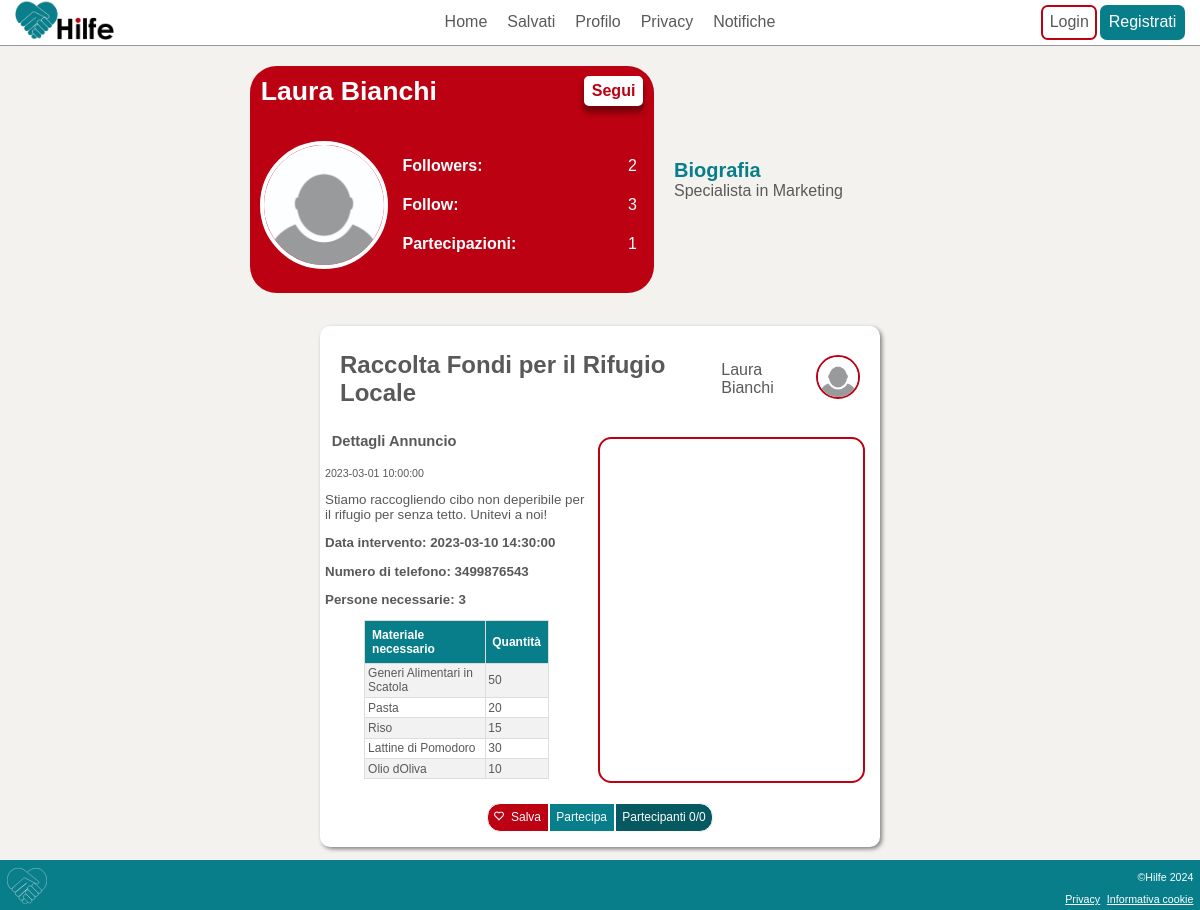
/website/profile.php?id=2, run on the app's committed database.
### tables this page shows
CREATE TABLE IF NOT EXISTS `User` (
  `idUser` INT NOT NULL,
  `Name` VARCHAR(45) NULL,
  `Surname` VARCHAR(45) NULL,
  `PhoneNumber` VARCHAR(45) NULL,
  `Email` VARCHAR(45) NOT NULL,
  `Salt` VARCHAR(100) NULL,
  `Password` VARCHAR(500) NULL,
  `Bio` VARCHAR(45) NULL,
  `Birthday` DATE NULL,
  `PubKey` VARCHAR(45) NULL,
  `FotoProfilo` VARCHAR(100) NULL,
  `Username` VARCHAR(45) NOT NULL,
  `Address` VARCHAR(500) NULL,
  `AddressLat` DECIMAL(14,10) NULL,
  `AddressLong` DECIMAL(14,10) NULL,
  PRIMARY KEY (`idUser`),
  UNIQUE INDEX `Username_UNIQUE` (`Username` ASC) ,
  UNIQUE INDEX `Email_UNIQUE` (`Email` ASC) );

CREATE TABLE IF NOT EXISTS `PostInterventi` (
  `idPostIntervento` INT NOT NULL,
  `TitoloPost` VARCHAR(100) NULL,
  `DescrizionePost` VARCHAR(500) NULL,
  `DataIntervento` DATETIME NULL,
  `DataPubblicazione` DATETIME NULL,
  `PersoneRichieste` INT UNSIGNED NULL,
  `PosizioneLongitudine` DECIMAL(14,10) NULL,
  `PosizioneLatitudine` DECIMAL(14,10) NULL,
  `Indirizzo` VARCHAR(500) NULL,
  `Autore_idUser` INT NOT NULL,
  PRIMARY KEY (`idPostIntervento`),
  INDEX `fk_PostInterventi_User1_idx` (`Autore_idUser` ASC) ,
  CONSTRAINT `fk_PostInterventi_User1`
    FOREIGN KEY (`Autore_idUser`)
    REFERENCES `User` (`idUser`)
    ON DELETE NO ACTION
    ON UPDATE NO ACTION);

CREATE TABLE IF NOT EXISTS `Materiale` (
  `idMateriale` INT NOT NULL,
  `DescrizioneMateriale` VARCHAR(200) NULL,
  `Unita` INT UNSIGNED NULL,
  `idPostIntervento` INT NOT NULL,
  PRIMARY KEY (`idMateriale`),
  INDEX `fk_Materiale_PostInterventi1_idx` (`idPostIntervento` ASC) ,
  CONSTRAINT `fk_Materiale_PostInterventi1`
    FOREIGN KEY (`idPostIntervento`)
    REFERENCES `PostInterventi` (`idPostIntervento`)
    ON DELETE NO ACTION
    ON UPDATE NO ACTION);

### website/profile.php (called while the page is built, shortened)
<?php
require 'template/base.php';
?>

### website/db/databaseMySql.php (called while the page is built, shortened)
<?php
class DatabaseHelperMySql implements DatabaseHelper
{
    private $db;
    public function __construct($servername, $username, $password, $dbname)
    {
        $this->db = new mysqli($servername, $username, $password, $dbname);
    }
    public function getUserFromId($id)
    {
        $stmt = $this->db->prepare("SELECT * FROM User WHERE idUser = ?");
        $stmt->bind_param('i', $id);
        $stmt->execute();
        $result = $stmt->get_result();
        $result = $result->fetch_all(MYSQLI_ASSOC);
        if (count($result) > 0) {
            return $result[0];
        } else {
            return false;
        }
    }
    public function getAuthorFromHelpPost($id)
    {
        $stmt = $this->db->prepare("SELECT * FROM User, PostInterventi WHERE idUser = Autore_idUser AND idPostIntervento = ?");
        $stmt->bind_param('i', $id);
        $stmt->execute();
        $result = $stmt->get_result();
        return $result->fetch_all(MYSQLI_ASSOC)[0];
    }
    public function getMaterialFromHelpPost($id)
    {
        $stmt = $this->db->prepare("SELECT * FROM Materiale WHERE idPostIntervento = ?");
        $stmt->bind_param('i', $id);
        $stmt->execute();
        $result = $stmt->get_result();
        return $result->fetch_all(MYSQLI_ASSOC);
    }
    private function getPicFromId($id)
    {
        $stmt = $this->db->prepare("SELECT FotoProfilo FROM User WHERE idUser = ?");
        $stmt->bind_param('i', $id);
        $stmt->execute();
        $result = $stmt->get_result();
        $lines = $result->fetch_all(MYSQLI_ASSOC);
        if (count($lines) == 0 || $lines[0]["FotoProfilo"] == null) {
            return DEFAULT_PIC_PATH . DEFAULT_PIC;
        } else {
            return DEFAULT_PIC_PATH . $lines[0]["FotoProfilo"];
        }
    }
    public function getProfilePic($id)
    {
        return $this->getPicFromId($id);
    }
    public function getFollowing($id)
    {
        $stmt = $this->db->prepare("SELECT * FROM Seguiti WHERE idSeguace = ?");
        $stmt->bind_param('i', $id);
        $stmt->execute();
        $result = $stmt->get_result();
        return $result->fetch_all(MYSQLI_ASSOC);
    }
    public function getFollower($id)
    {
        $stmt = $this->db->prepare("SELECT * FROM Seguiti WHERE idSeguito = ?");
        $stmt->bind_param('i', $id);
        $stmt->execute();
        $result = $stmt->get_result();
        return $result->fetch_all(MYSQLI_ASSOC);
    }
    public function getParticipations($id)
    {
        $stmt = $this->db->prepare("SELECT * FROM PostInterventi,Interventi WHERE idPostIntervento = idPostInterventi AND idUser = ?");
        $stmt->bind_param('i', $id);
        $stmt->execute();
        $result = $stmt->get_result();
        return $result->fetch_all(MYSQLI_ASSOC);
    }
    public function getPostsFromUser($id)
    {
        $stmt = $this->db->prepare("SELECT * FROM PostInterventi WHERE Autore_idUser = ? ORDER BY idPostIntervento DESC ");
        $stmt->bind_param('i', $id);
        $stmt->execute();
        $result = $stmt->get_result();
        return $result->fetch_all(MYSQLI_ASSOC);
    }
    public function isFollowing($id)
    {
        if (isLogged()) {
            $stmt = $this->db->prepare("SELECT * FROM Seguiti WHERE idSeguace = ? AND idSeguito = ? ");
            $stmt->bind_param('ii',  $_SESSION["idUser"], $id);
            $stmt->execute();
            $result = $stmt->get_result();
            return count($result->fetch_all(MYSQLI_ASSOC)) == 1;
        } else {
            return false;
        }
    }
}
$dbh = new DatabaseHelperMySql("localhost", "root", "", "HilfeDb", 3306);

### website/template/article.php (the view, shortened to what this page needs)
<?php require_once('map.php'); ?>
<?php if(isset($post["idPostIntervento"])):?>
<article class="HelpPost" id="<?php echo $post["idPostIntervento"]; ?>,<?php echo $post["PersoneRichieste"]; ?>">
    <header>
        <h1><?php echo $post["TitoloPost"]; ?></h1>
        <div class="infoUtente">
            <a href="profile.php?id=<?php echo $post["Autore_idUser"];?>" class="nomeAutore"><?php $autore = $dbh->getAuthorFromHelpPost($post["idPostIntervento"]);
                                                            echo $autore["Name"] . " " . $autore["Surname"] ?></a>
            <a href="profile.php?id=<?php echo $post["Autore_idUser"];?>"><img class="profilo" id="profilo<?php echo $post["Autore_idUser"];?>" src="../<?php echo $dbh->getProfilePic($post["Autore_idUser"]); ?>" alt="profilo"></a>
        </div>
    </header>
    <div class="content">
        <section lang="ita">
            <h3>Dettagli Annuncio</h3>
            <p class="date"><?php echo $post["DataPubblicazione"]; ?></p>
            <p><?php echo $post["DescrizionePost"]; ?></p>
            <p class="time">Data intervento: <?php echo $post["DataIntervento"]; ?></p>
            <?php if ($autore["PhoneNumber"] != null) : ?>
                <p class="phoneNumber">Numero di telefono: <?php echo $autore["PhoneNumber"]; ?></p>
            <?php endif ?>
            <p class="people">Persone necessarie: <?php echo $post["PersoneRichieste"]; ?></p>
            <?php $materiale = $dbh->getMaterialFromHelpPost($post["idPostIntervento"]);
            if (count($materiale) > 0) : ?>
                <table>
                    <tr>
                        <th>Materiale necessario</th>
                        <th>Quantità</th>
                    </tr>
                    <?php foreach ($materiale as $item) : ?>
                        <tr>
                            <td><?php echo $item["DescrizioneMateriale"]; ?></td>
                            <td><?php echo $item["Unita"]; ?></td>
                        </tr>
                    <?php endforeach ?>
                </table>
            <?php endif ?>
        </section>
        <?php insertmap($post["idPostIntervento"]) ?>
    </div>
    <footer>
        <button type="button" class="buttonSalva" id="buttonSalva<?php echo $post["idPostIntervento"] ?>" onclick=<?php if(isLogged()) {echo "\"toggleSalva(".$post["idPostIntervento"]." ,".$post["PersoneRichieste"].")\"";}else{echo "toLoginPage()";}?>><img class="iconButton" src="../Icons/HeartEmpty.svg" alt="">Salva</button><button type="button" class="buttonPartecipa" id="buttonPartecipa<?php echo $post["idPostIntervento"] ?>" name="Partecipa" onclick=<?php if(isLogged()) {echo "\"togglePartecipa(".$post["idPostIntervento"]." ,".$post["PersoneRichieste"].")\"";}else{echo "toLoginPage()";}?>>Partecipa</button><button type="button" class="buttonPartecipanti" onclick=<?php echo "\"openPopup(".$post["idPostIntervento"].")\""?> data-progress-text="Partecipa" data-complete-text="Al completo"><span id="progress<?php echo $post["idPostIntervento"] ?>" class="button__progress"></span><span id="partecipaLablel<?php echo $post["idPostIntervento"] ?>" class="button__text">Partecipanti 0/0</span></button>
    </footer>
</article>
    <?php endif;?>

### website/template/profile-list.php (shortened to what this page needs)
<?php
$source = 1;
if (isset($_GET["id"])) {
    $source = $_GET["id"];
}
$user = $dbh->getUserFromId($source);
?>
<section class="infoUtenteProfilo">
    <div class="mainInfo">
        <header class="topInfo">
            <h1 class="nomeUtente"><?php echo $user["Name"] . " " . $user["Surname"] ?></h1>
            <input class="segui <?php if ($dbh->isFollowing($source)) {
                                    echo "seguito";
                                } ?>" type="button" name="Segui" value="<?php if (isLogged() && $source == $_SESSION["idUser"]) {
                                                                            echo "Modifica";
                                                                        } else if ($dbh->isFollowing($source)) {
                                                                            echo "Seguito";
                                                                        } else {
                                                                            echo "Segui";
                                                                        } ?>" <?php
                                                                                if (isLogged()) {
                                                                                    if ($source == $_SESSION["idUser"]) {
                                                                                        echo "onclick=\"toProfileEditPage()\"";
                                                                                    } else {
                                                                                        echo "onclick=\"toggleFollow(" . $source . ")\"";
                                                                                    }
                                                                                } else {
                                                                                    echo "onclick=\"toLoginPage()\"";
                                                                                }
                                                                                ?>>
        </header>
        <div class="bottomInfo">
            <img class="fotoProfiloPrincipale" src="../<?php echo $dbh->getProfilePic($source); ?>" alt="Foto profilo di <?php echo $user["Name"] . " " . $user["Surname"] ?>" />
            <ul>
                <li><a href="follower.php?id=<?php echo $source ?>">Followers:</a>
                    <p id="followersCount"><?php echo count($dbh->getFollower($source)); ?></p>
                </li>
                <li><a href="following.php?id=<?php echo $source ?>">Follow:</a>
                    <p id="followedCount"><?php echo count($dbh->getFollowing($source)); ?></p>
                </li>
                <li><a href="participations.php?id=<?php echo $source ?>">Partecipazioni:</a>
                    <p id="particiationsCount"><?php echo count($dbh->getParticipations($source)); ?></p>
                </li>
            </ul>
        </div>
    </div>
    <aside class="bio">
        <h2>Biografia</h2>
        <p><?php echo $user["Bio"] ?></p>
    </aside>
</section>
<div class="centralContent">
    <main class="articles">
        <?php
        foreach ($dbh->getPostsFromUser($source) as $post) : ?>
            <?php include 'article.php'; ?>
        <?php endforeach; ?>
    </main>
</div>

### website/template/map.php
<?php
function insertmap($id)
{ ?>
    <div id="map<?php echo $id; ?>" class="openmap"></div>
<?php
}
?>

### css/style.css (style rules this page uses)
:root { --hilfeGrey: #595959; --hilfeRed: #bb0112; --hilfeBlue: #087e8b; }
body { font-family: "Helvetica"; margin: 1pt; display: flex; flex-direction: column; min-height: 100dvh; margin: 0; padding: 0; background-color: #f4f2ee; }
.centralContent { flex: 1; }
.iconButton { width: 10px; margin-right: 5pt; }
@media screen and (min-width: 768px) { .profilo { margin-bottom: 2pt; } }

### css/styleUserProfile.css (style rules this page uses)
.profilo { float:right; border: 2px solid var(--hilfeRed); border-radius: 50%; width: 40px; height: 40px; background-repeat: no-repeat; background-position: center center; }
.centralContent { display: flex; flex-direction: column; align-items: center; width: 100%; max-width: 700px; margin:0 auto; }
.articles { width: 95%; }
.fotoProfiloPrincipale { height: 120px; width: auto; border-radius: 50%; border:4px solid white; }
.segui { border-radius:5px; border: 2px solid white; float:right; background-color:white; color: var(--hilfeRed); font-weight: bold; font-size:12pt; box-shadow: 0px 6px 5px 1px #79000b; max-width: 100px; max-height: 30px; }
body { display:flex; flex-direction: column; }
.nomeUtente { font-size: 20pt; color:white; margin:0; width:70%; }
.infoUtenteProfilo { display: flex; flex-direction: column; justify-content: center; max-width: 700px; }
.mainInfo { margin: 5pt 0; display: flex; flex-direction: column; background-color: var(--hilfeRed); border-radius: 20pt; }
.topInfo { display: flex; flex-direction: row; justify-content: space-between; margin: 5pt; padding: 3pt; }
.bottomInfo { display: flex; flex-direction: row; align-items: center; justify-content:space-around; padding:5pt; }
.bottomInfo ul { width: 60%; line-height: 5pt; max-width: 300px; }
.bottomInfo ul li { color:white; display: flex; flex-direction: row; justify-content: space-between; align-items: center; }
.bio { margin:10pt auto; display: flex; flex-direction: column; width:90%; border-bottom: 1px solid var(--hilfeBlue); border-top: 1px solid var(--hilfeBlue); padding:5pt; }
.bio h2, .bio p { margin:0; padding:0; }
.bio h2 { text-align: left; color:var(--hilfeBlue) ; }
.bio p { text-align: justify; color: var(--hilfeGrey); }
.bottomInfo ul { padding:5pt; display: flex; flex-direction: column; list-style: none; justify-content:center; }
.bottomInfo li a { color:white; text-decoration: none; font-size: 12pt; font-weight: bold; }
@media screen and (min-width: 768px) { .articles { width:80%; } }
@media screen and (min-width: 768px) { .mainInfo { width: 60%; } }
@media screen and (min-width: 768px) { .bio { width: 40%; margin-left: 10pt; border:none; } }
@media screen and (min-width: 768px) { .infoUtenteProfilo { margin:10pt auto; width:80%; display: flex; flex-direction: row; align-items: center; justify-content: center; } }

### css/styleLayoutDesktop.css (style rules this page uses)
.centralContent { display: flex; flex-direction: column; align-items: center; }
h3 { font-size: 11pt; }
h2 { font-size: 15pt; font-weight: bold; color: white; padding: 5pt; }
@media screen and (min-width: 768px) { .centralContent { justify-content: center; flex-direction: row; align-items: flex-start; margin-top: 10pt; } }

### data on the page
user: Name "Laura", Surname "Bianchi", Bio "Specialista in Marketing"
postinterventi: TitoloPost "Raccolta Fondi per il Rifugio Locale", Autore_idUser.Name "Laura", Autore_idUser.Surname "Bianchi", DataPubblicazione "2023-03-01 10:00:00", DescrizionePost "Stiamo raccogliendo cibo non deperibile per il rifugio per senza tetto. Unitevi a noi!", DataIntervento "2023-03-10 14:30:00", Autore_idUser.PhoneNumber "3499876543", PersoneRichieste "3"
materiale: DescrizioneMateriale "Generi Alimentari in Scatola", Unita "50"
materiale: DescrizioneMateriale "Pasta", Unita "20"
materiale: DescrizioneMateriale "Riso", Unita "15"
materiale: DescrizioneMateriale "Lattine di Pomodoro", Unita "30"
materiale: DescrizioneMateriale "Olio dOliva", Unita "10"

### other printed values
count($dbh->getFollower($source)) "2"
count($dbh->getFollowing($source)) "3"
count($dbh->getParticipations($source)) "1"
